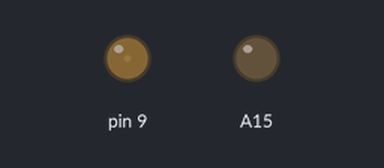
Simulated run of this sketch. Board: Arduino Mega 2560, built with avr-gcc and run on an emulated ATmega2560. Shown: output pins drawn as LEDs (lit = HIGH).

Above: at 0.05 s.
At 0.5 s:
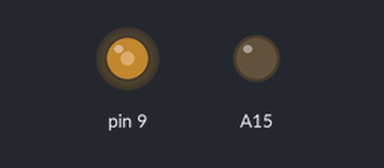
At 0.95 s:
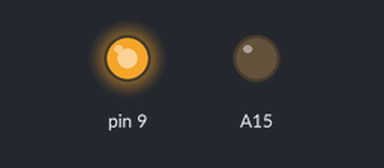
At 1.8 s:
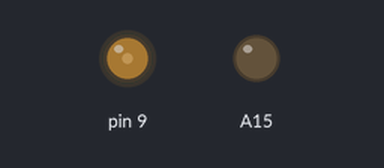
Timing chart, 0 to 4.7 s (numbered marks = the images above):
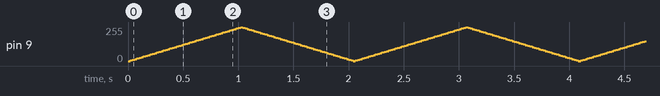

The sketch:

EXA1.ino
```cpp
int brightness = 0;
int fadeAmount = 5;
int delayDuration = 20;

void setup() {

    pinMode(9, OUTPUT);
    pinMode(A15, OUTPUT);
    digitalWrite(A15, LOW);

}

void loop() {

    analogWrite(9, brightness);

    brightness = brightness + fadeAmount;

    if(brightness <= 0 || brightness >= 255) {

        fadeAmount = -fadeAmount;

    }

    delay(delayDuration);

}
```
